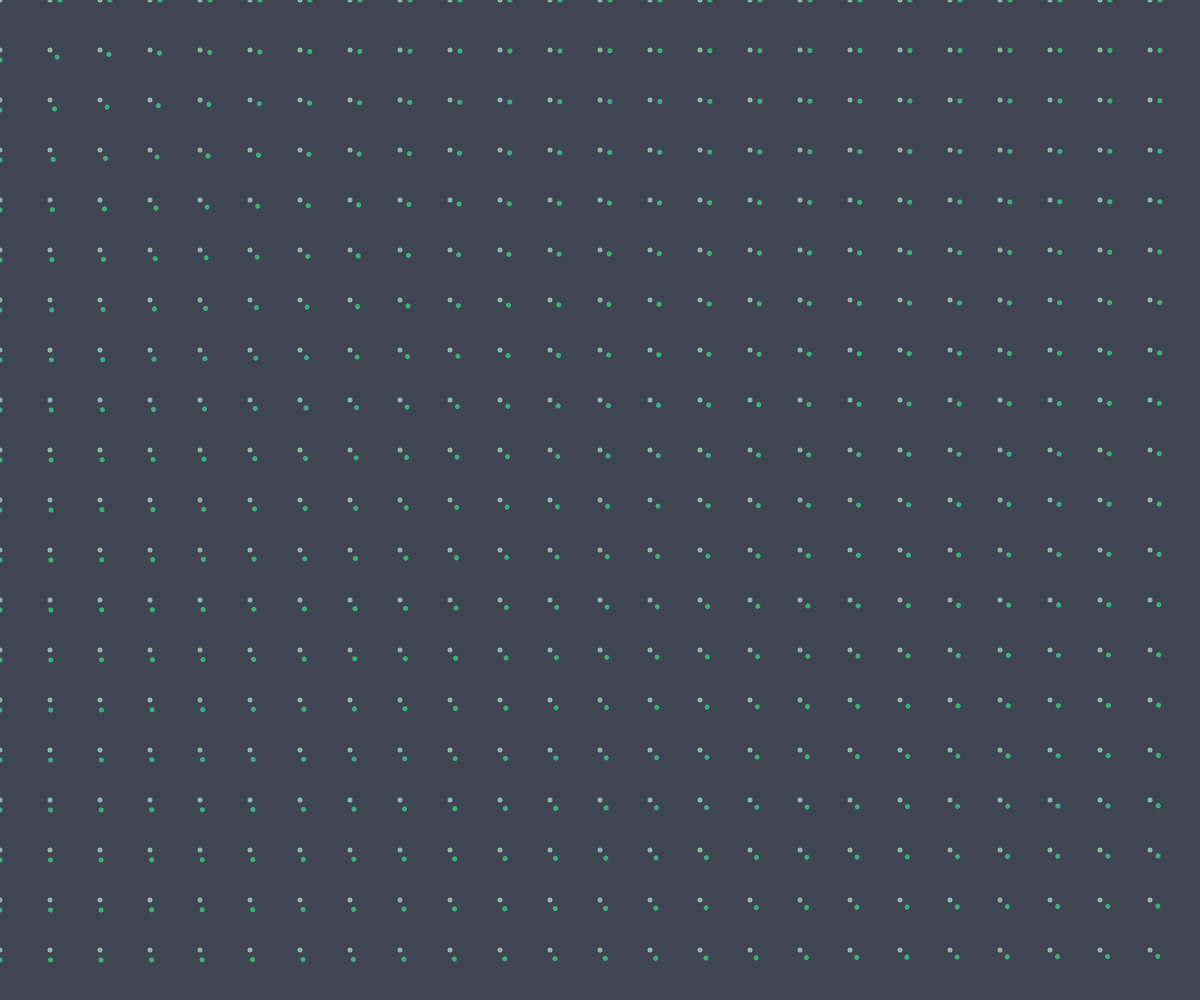
Frame 1 (no input)
Frame 60 (no input): identical to frame 1, image omitted
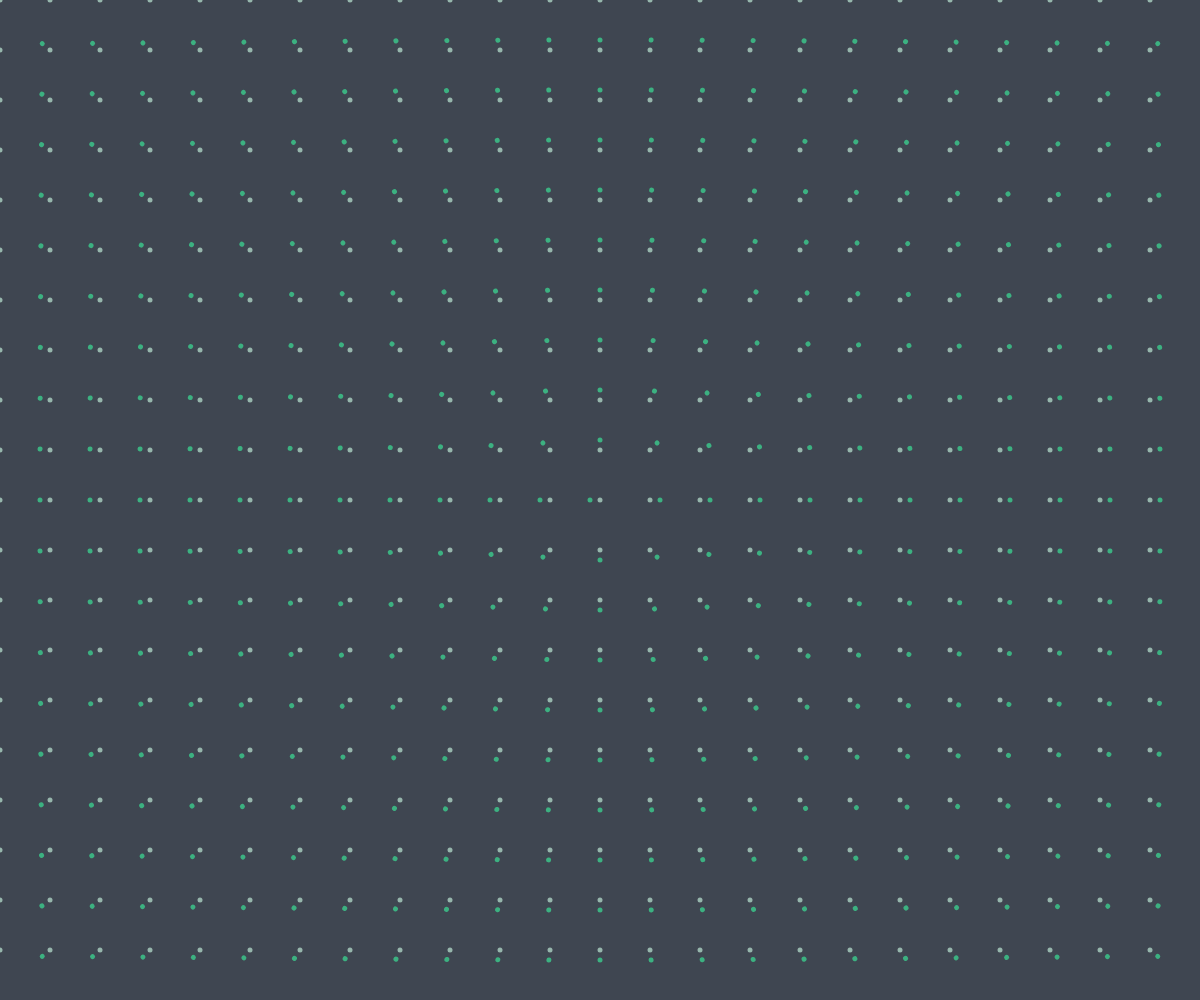
Frame 120 (the mouse pressed at the canvas centre since frame 60)

The p5.js sketch that drew these frames (run headless with seeded random() and noise() and a simulated clock; from frame 60 on, the mouse is pressed at the canvas centre):

// p5.js sketch
// ── sketch.js
var rotation = 0;
var delta_x, deltay, rotation;
var columns, rows;
var n = 20;

function setup() {
  createCanvas(windowWidth, windowHeight);
  angleMode(DEGREES);
  rectMode(CENTER);

}

function draw() {
  background(63,70,81);
  columns = 50;
  rows = 50;
  /*translate(columns/2,rows/2);*/
  for(var i = 0; i<width; i+=columns){
    for(var j=0; j<height; j+=rows)
    circles(i,j,10,5)
  }
}

function circles(cx,cy,dist,r) {
  fill(150,182,172);
  noStroke();
  ellipse(cx, cy, r, r);
  if (!is_touch_device()){
    delta_x = mouseX - cx;
    delta_y = cy - mouseY;
  } else {
    delta_x = touchX - cx;
    delta_y = cy - touchY;
  }
  rotation = atan2(delta_y, delta_x);
  // Normalize rotation: before this when passed 180° it becames negative up + -180 corresponding to the full turn
  if (rotation >=0 && rotation <= 180){
    rotation = rotation;
  } else {
    rotation = rotation+360;
  }
  push();
  translate(cx, cy);
  rotate(-rotation);
  fill(60,177,129);
  ellipse(-dist, 0, r, r);
  pop();
}

function windowResized() {
  resizeCanvas(windowWidth, windowHeight);
}

function is_touch_device() {  
  try {  
    document.createEvent("TouchEvent");  
    return true;  
  } catch (e) {  
    return false;  
  }  
}
